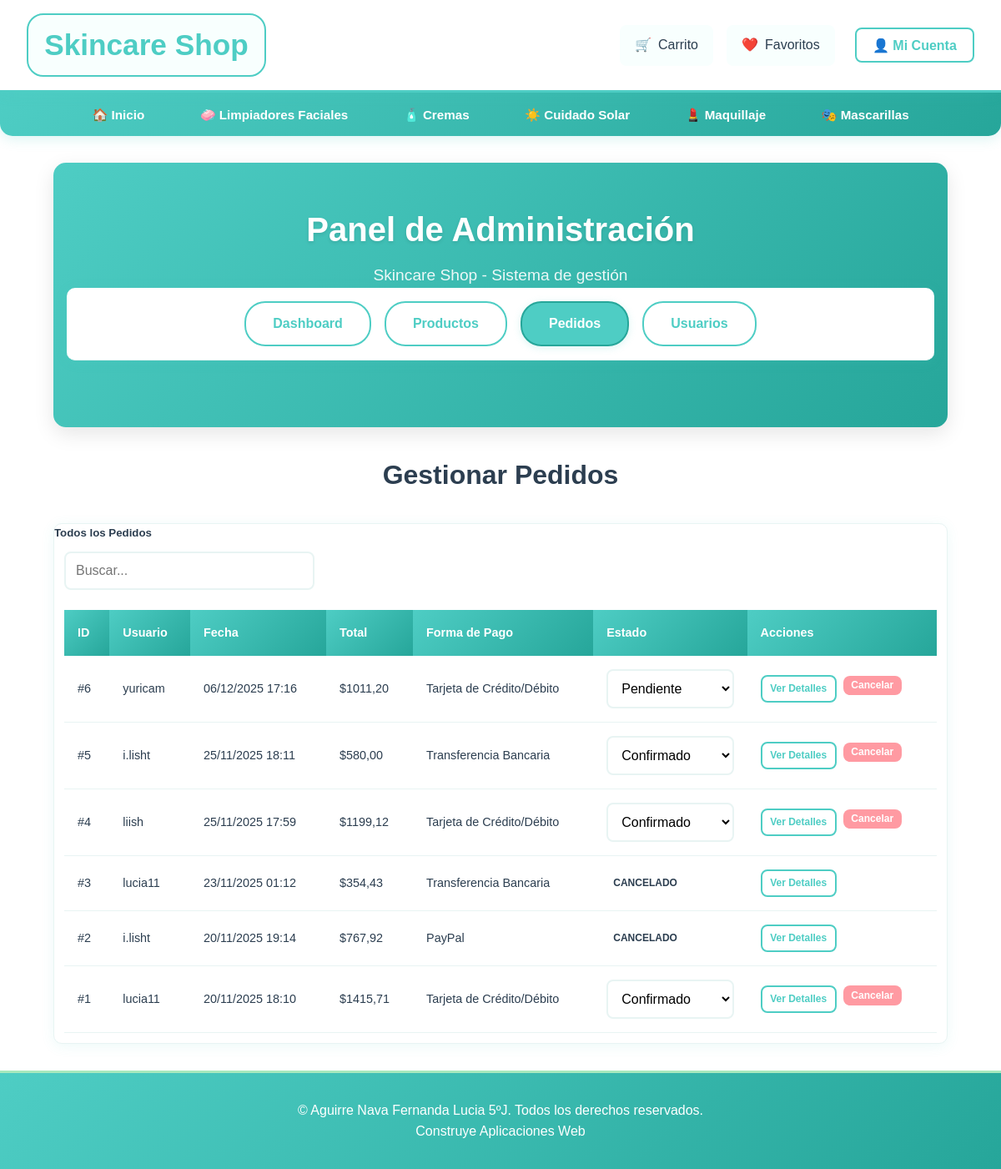
The page /admin-pedidos/ (signed in) on the database its author committed.
### tienda/models.py (models this page shows, shortened)
class Pedido(models.Model):
    FORMA_PAGO = [
        ('tarjeta', 'Tarjeta de Crédito/Débito'),
        ('paypal', 'PayPal'),
        ('transferencia', 'Transferencia Bancaria'),
    ]
    ESTADO_PEDIDO = [
        ('pendiente', 'Pendiente'),
        ('confirmado', 'Confirmado'),
        ('enviado', 'Enviado'),
        ('entregado', 'Entregado'),
        ('cancelado', 'Cancelado'),
    ]
    usuario = models.ForeignKey(User, on_delete=models.CASCADE)
    fecha_pedido = models.DateTimeField(auto_now_add=True)
    forma_pago = models.CharField(max_length=20, choices=FORMA_PAGO)
    total = models.DecimalField(max_digits=10, decimal_places=2)
    estado = models.CharField(max_length=20, choices=ESTADO_PEDIDO, default='pendiente')
    direccion_calle = models.CharField(max_length=255)
    direccion_numero_exterior = models.CharField(max_length=10)
    direccion_numero_interior = models.CharField(max_length=10, blank=True, null=True)
    direccion_colonia = models.CharField(max_length=100)
    direccion_codigo_postal = models.CharField(max_length=5)
    direccion_ciudad = models.CharField(max_length=100)
    direccion_estado = models.CharField(max_length=50)
    direccion_referencias = models.TextField(blank=True, null=True)
    tarjeta_ultimos_digitos = models.CharField(max_length=4, blank=True, null=True)
    tarjeta_tipo = models.CharField(max_length=20, blank=True, null=True)

### tienda/views.py (the view)
    def wrapper(request, *args, **kwargs):
        if request.user.is_authenticated and es_administrador_personalizado(request.user):
            return view_func(request, *args, **kwargs)
        else:
            messages.error(request, "No tienes permisos para acceder al administrador")
            return redirect('index')

### tienda/views.py (called while the page is built)
def es_administrador_personalizado(user):
    if not user.is_authenticated:
        return False
    try:
        return AdminPersonalizado.objects.filter(usuario=user, activo=True).exists()
    except:
        return False

def admin_access_required(view_func):
    def wrapper(request, *args, **kwargs):
        if request.user.is_authenticated and es_administrador_personalizado(request.user):
            return view_func(request, *args, **kwargs)
        else:
            messages.error(request, "No tienes permisos para acceder al administrador")
            return redirect('index')
    return wrapper

@login_required
@admin_access_required
def admin_pedidos(request):
    pedidos = Pedido.objects.all().order_by('-fecha_pedido')
    return render(request, 'admin/pedidos.html', {'pedidos': pedidos})

### tienda/templates/admin/pedidos.html (shortened to what this page needs)
{% extends 'base.html' %}
{% block content %}
<div class="container">
    <header class="dashboard-header">
        <h1>Panel de Administración</h1>
        <p class="dashboard-subtitle">Skincare Shop - Sistema de gestión</p>
        <nav class="sticky-nav">
            <div class="nav-buttons">
                <a href="{% url 'admin_dashboard' %}" class="nav-btn">Dashboard</a>
                <a href="{% url 'admin_productos' %}" class="nav-btn">Productos</a>
                <a href="{% url 'admin_pedidos' %}" class="nav-btn active">Pedidos</a>
                <a href="{% url 'admin_usuarios' %}" class="nav-btn">Usuarios</a>
            </div>
        </nav>
    </header>
</div>
<div class="container mt-4">
    <h1 class="text-center mb-4">Gestionar Pedidos</h1>
    <div class="card">
        <div class="card-header">
            <h5 class="mb-0">Todos los Pedidos</h5>
        </div>
        <div class="card-body">
            <div class="table-responsive">
                <table class="table">
                    <thead>
                        <tr>
                            <th>ID</th>
                            <th>Usuario</th>
                            <th>Fecha</th>
                            <th>Total</th>
                            <th>Forma de Pago</th>
                            <th>Estado</th>
                            <th>Acciones</th>
                        </tr>
                    </thead>
                    <tbody>
                        {% for pedido in pedidos %}
                        <tr>
                            <td>#{{ pedido.id }}</td>
                            <td>{{ pedido.usuario.username }}</td>
                            <td>{{ pedido.fecha_pedido|date:"d/m/Y H:i" }}</td>
                            <td>${{ pedido.total }}</td>
                            <td>{{ pedido.get_forma_pago_display }}</td>
                            <td>
                                {% if pedido.estado != 'cancelado' %}
                                <form method="post" action="{% url 'admin_actualizar_estado_pedido' pedido.id %}" class="d-inline">
                                    <select name="estado" class="form-select form-select-sm estado-select" onchange="this.form.submit()">
                                        <option value="pendiente" {% if pedido.estado == 'pendiente' %}selected{% endif %}>Pendiente</option>
                                        <option value="confirmado" {% if pedido.estado == 'confirmado' %}selected{% endif %}>Confirmado</option>
                                    </select>
                                </form>
                                {% else %}
                                <span class="badge danger">Cancelado</span>
                                {% endif %}
                            </td>
                            <td>
                                <div class="btn-group">
                                    <a href="{% url 'admin_detalle_pedido' pedido.id %}" class="btn btn-sm btn-outline">Ver Detalles</a>
                                    {% if pedido.estado != 'cancelado' %}
                                    <form method="post" action="{% url 'admin_cancelar_pedido' pedido.id %}" class="d-inline">
                                        <button type="submit" class="btn btn-sm btn-danger" onclick="return confirm('¿Estás seguro de que deseas cancelar este pedido?')">Cancelar</button>
                                    </form>
                                    {% endif %}
                                </div>
                            </td>
                        </tr>
                        {% empty %}
                        <tr>
                            <td colspan="7" class="text-center text-muted py-4">
                                No hay pedidos registrados
                            </td>
                        </tr>
                        {% endfor %}
                    </tbody>
                </table>
            </div>
        </div>
    </div>
</div>
{% endblock %}

### tienda/static/css/style.css (style rules this page uses)
:root { --color-primary: #4ECDC4; --color-primary-dark: #26A69A; --color-secondary: #A7E8BD; --color-secondary-dark: #88D4AB; --color-accent: #F8FFFE; --color-background: #FFFFFF; --color-text: #2C3E50; --color-white: #FFFFFF; --color-success: #A7E8BD; --color-warning: #FFEAA7; --color-danger: #FF9AA2; --color-gray: #F8F9FA; --color-border: #E8F4F3; --color-dark: #34495E; }
* { margin: 0; padding: 0; box-sizing: border-box; }
body { font-family: 'Arial', 'Helvetica', sans-serif; background: var(--color-background); color: var(--color-text); line-height: 1.6; min-height: 100vh; display: flex; flex-direction: column; }
.card { background: var(--color-white); border-radius: 12px; box-shadow: 0 4px 20px rgba(78, 205, 196, 0.1); overflow: hidden; transition: all 0.3s ease; height: 100%; display: flex; flex-direction: column; border: 1px solid var(--color-border); width: 100%; }
.card-body { padding: 1rem; flex: 1; display: flex; flex-direction: column; gap: 0.5rem; }
.btn { display: inline-block; padding: 0.6rem 1.2rem; border: none; border-radius: 8px; font-weight: 600; text-decoration: none; text-align: center; cursor: pointer; transition: all 0.3s ease; font-size: 0.9rem; font-family: inherit; }
.btn-outline { background: transparent; border: 2px solid var(--color-primary); color: var(--color-primary); }
.btn-danger { background: var(--color-danger); color: white; border: none; }
.btn-sm { padding: 0.4rem 0.8rem; font-size: 0.8rem; }
.btn-group { display: flex; gap: 0.5rem; flex-wrap: wrap; }
.form-select { width: 100%; padding: 0.75rem; border: 2px solid var(--color-border); border-radius: 8px; font-size: 1rem; background: white; font-family: inherit; }
.table { width: 100%; border-collapse: collapse; font-size: 0.9rem; }
.table th { background: linear-gradient(135deg, var(--color-primary) 0%, var(--color-primary-dark) 100%); color: white; padding: 1rem; text-align: left; font-weight: 600; font-size: 0.9rem; }
.table td { padding: 1rem; border-bottom: 1px solid var(--color-border); vertical-align: middle; }
.badge { display: inline-block; padding: 0.25rem 0.5rem; border-radius: 4px; font-size: 0.75rem; font-weight: 600; text-transform: uppercase; }
.sticky-nav { position: sticky; top: 0; background: var(--color-white); z-index: 1000; padding: 1rem 0; border-bottom: 1px solid var(--color-border); margin-bottom: 2rem; box-shadow: 0 2px 15px rgba(78, 205, 196, 0.1); border-radius: 10px; }
.nav-buttons { display: flex; justify-content: center; gap: 1rem; flex-wrap: wrap; max-width: 1200px; margin: 0 auto; padding: 0 1rem; }
.nav-btn { padding: 0.75rem 2rem; border: 2px solid var(--color-primary); background: var(--color-white); color: var(--color-primary); border-radius: 25px; transition: all 0.3s ease; text-decoration: none; font-weight: 600; font-size: 1rem; text-align: center; display: inline-block; cursor: pointer; font-family: inherit; }
.nav-btn.active { background: var(--color-primary); color: var(--color-white); border-color: var(--color-primary-dark); box-shadow: 0 2px 10px rgba(78, 205, 196, 0.2); }
.dashboard-header { text-align: center; margin-bottom: 2rem; padding: 3rem 1rem; background: linear-gradient(135deg, var(--color-primary) 0%, var(--color-primary-dark) 100%); color: var(--color-white); border-radius: 15px; box-shadow: 0 8px 25px rgba(0, 0, 0, 0.1); }
.dashboard-header h1 { font-size: 2.5rem; margin-bottom: 0.5rem; font-weight: 700; text-shadow: 0 2px 4px rgba(0,0,0,0.1); }
.dashboard-subtitle { font-size: 1.2rem; opacity: 0.9; margin-bottom: 0; font-weight: 300; }
.text-center { text-align: center; }
.mb-0 { margin-bottom: 0; }
.mb-4 { margin-bottom: 2rem; }
.mt-4 { margin-top: 2rem; }
.container { max-width: 1200px; margin: 0 auto; padding: 0 2rem; }
* { transition: all 0.3s ease; }
.card { background: var(--color-white); border-radius: 10px; box-shadow: 0 3px 15px rgba(78, 205, 196, 0.1); overflow: hidden; transition: all 0.3s ease; height: 100%; display: flex; flex-direction: column; border: 1px solid var(--color-border); width: 100%; }
.card-body { padding: 0.75rem; flex: 1; display: flex; flex-direction: column; gap: 0.4rem; }
.btn-sm { padding: 0.3rem 0.6rem; font-size: 0.75rem; }

### rows shown on the page
Pedido: id "6", usuario.username "yuricam", fecha_pedido "06/12/2025 17:16", total "1011,20", forma_pago "Tarjeta de Crédito/Débito", estado "Pendiente", shows "Cancelar"
Pedido: id "5", usuario.username "i.lisht", fecha_pedido "25/11/2025 18:11", total "580,00", forma_pago "Transferencia Bancaria", estado "Confirmado", shows "Cancelar"
Pedido: id "4", usuario.username "liish", fecha_pedido "25/11/2025 17:59", total "1199,12", forma_pago "Tarjeta de Crédito/Débito", estado "Confirmado", shows "Cancelar"
Pedido: id "3", usuario.username "lucia11", fecha_pedido "23/11/2025 01:12", total "354,43", forma_pago "Transferencia Bancaria", estado "CANCELADO"
Pedido: id "2", usuario.username "i.lisht", fecha_pedido "20/11/2025 19:14", total "767,92", forma_pago "PayPal", estado "CANCELADO"
Pedido: id "1", usuario.username "lucia11", fecha_pedido "20/11/2025 18:10", total "1415,71", forma_pago "Tarjeta de Crédito/Débito", estado "Confirmado", shows "Cancelar"
